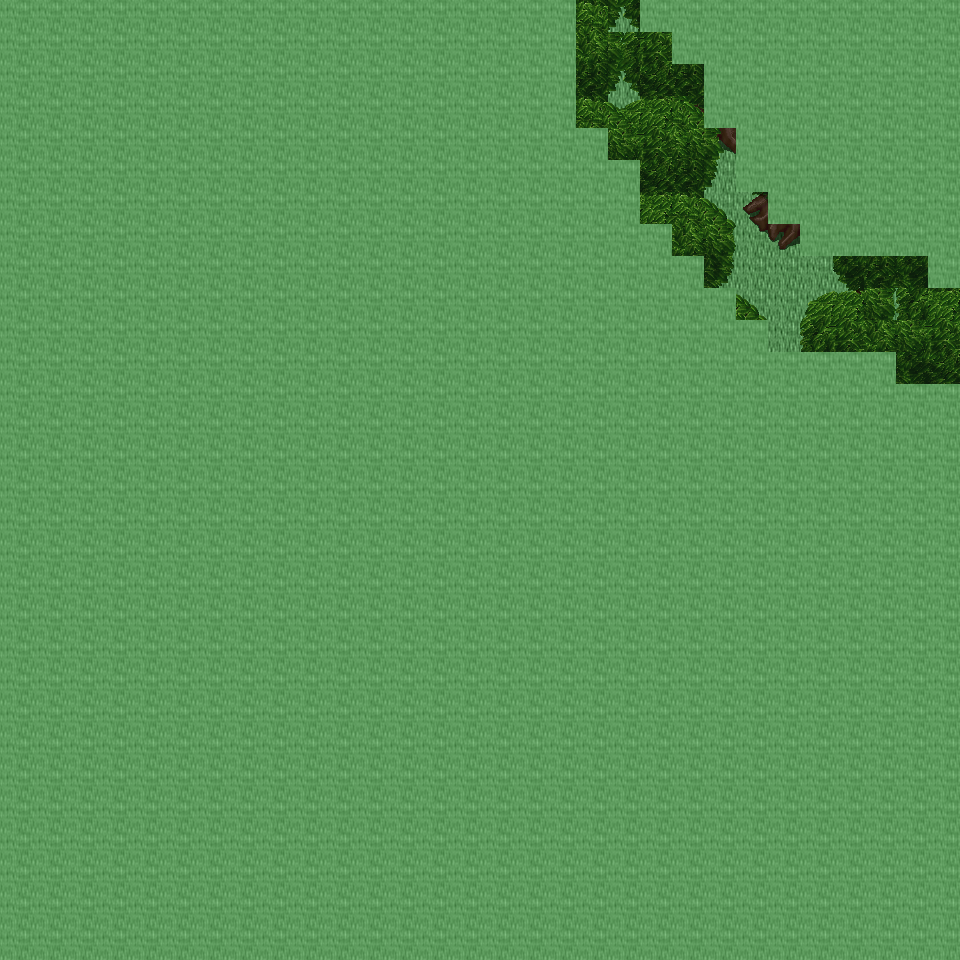

A 2D game scene composited from a Tiled map and its tileset images. What follows is a short description and the map's XML, with each tile layer's data collapsed to a summary:
An orthogonal 30x30 tile map with 32x32 px tiles, 6 tile layers (Ground, Object, Object2, Above, ...), 27 tilesets and 1 object (mapExit).

<map version="1.0" orientation="orthogonal" renderorder="right-down" width="30" height="30" tilewidth="32" tileheight="32" nextobjectid="2">
  <tileset firstgid="1" name="tileset_ground_ground" tilewidth="32" tileheight="32" tilecount="33" columns="3">
    <image source="../drawable/tileset_ground_ground.png" width="96" height="352" />
  </tileset>
  <tileset firstgid="34" name="tileset_ground_grass_edges" tilewidth="32" tileheight="32" tilecount="36" columns="12">
    <image source="../drawable/tileset_ground_grass_edges.png" width="384" height="96" />
  </tileset>
  <tileset firstgid="70" name="tileset_ground_grass_corners" tilewidth="32" tileheight="32" tilecount="24" columns="6">
    <image source="../drawable/tileset_ground_grass_corners.png" width="192" height="128" />
  </tileset>
  <tileset firstgid="94" name="tileset_plant_grasses" tilewidth="32" tileheight="32" tilecount="6" columns="3">
    <image source="../drawable/tileset_plant_grasses.png" width="96" height="64" />
  </tileset>
  <tileset firstgid="100" name="tileset_plant_flower_daisy_blue" tilewidth="32" tileheight="32" tilecount="8" columns="2">
    <image source="../drawable/tileset_plant_flower_daisy_blue.png" width="64" height="128" />
  </tileset>
  <tileset firstgid="108" name="tileset_plant_flower_daisy_yellow" tilewidth="32" tileheight="32" tilecount="8" columns="2">
    <image source="../drawable/tileset_plant_flower_daisy_yellow.png" width="64" height="128" />
  </tileset>
  <tileset firstgid="116" name="tileset_plant_flower_daisy_red" tilewidth="32" tileheight="32" tilecount="8" columns="2">
    <image source="../drawable/tileset_plant_flower_daisy_red.png" width="64" height="128" />
  </tileset>
  <tileset firstgid="124" name="tileset_plant_flower_daisy_white" tilewidth="32" tileheight="32" tilecount="8" columns="2">
    <image source="../drawable/tileset_plant_flower_daisy_white.png" width="64" height="128" />
  </tileset>
  <tileset firstgid="132" name="tileset_logic_collision" tilewidth="32" tileheight="32" tilecount="1" columns="1">
    <image source="../drawable/tileset_logic_collision.png" width="32" height="32" />
  </tileset>
  <tileset firstgid="133" name="tileset_plant_tree_tree_green" tilewidth="32" tileheight="32" tilecount="88" columns="8">
    <image source="../drawable/tileset_plant_tree_tree_green.png" width="256" height="352" />
  </tileset>
  <tileset firstgid="221" name="tileset_object_tent" tilewidth="32" tileheight="32" tilecount="9" columns="3">
    <image source="../drawable/tileset_object_tent.png" width="96" height="96" />
  </tileset>
  <tileset firstgid="230" name="tileset_logic_item_herb" tilewidth="32" tileheight="32" tilecount="5" columns="5">
    <image source="../drawable/tileset_logic_item_herb.png" width="160" height="32" />
  </tileset>
  <tileset firstgid="235" name="tileset_logic_item_resources" tilewidth="32" tileheight="32" tilecount="6" columns="6">
    <image source="../drawable/tileset_logic_item_resources.png" width="192" height="32" />
  </tileset>
  <tileset firstgid="241" name="tileset_building_church" tilewidth="32" tileheight="32" tilecount="56" columns="8">
    <image source="../drawable/tileset_building_church.png" width="256" height="224" />
  </tileset>
  <tileset firstgid="297" name="tileset_logic_creature_albino_elf" tilewidth="32" tileheight="32" tilecount="5" columns="5">
    <image source="../drawable/tileset_logic_creature_albino_elf.png" width="160" height="32" />
  </tileset>
  <tileset firstgid="302" name="tileset_item_statue_broken_green_column" tilewidth="32" tileheight="32" tilecount="2" columns="1">
    <image source="../drawable/tileset_item_statue_broken_green_column.png" width="32" height="64" />
  </tileset>
  <tileset firstgid="304" name="tileset_plant_tree_spruce" tilewidth="32" tileheight="32" tilecount="6" columns="2">
    <image source="../drawable/tileset_plant_tree_spruce.png" width="64" height="96" />
  </tileset>
  <tileset firstgid="310" name="tileset_plant_tree_pine_snowy" tilewidth="32" tileheight="32" tilecount="6" columns="2">
    <image source="../drawable/tileset_plant_tree_pine_snowy.png" width="64" height="96" />
  </tileset>
  <tileset firstgid="316" name="tileset_logic_creature_ent" tilewidth="32" tileheight="32" tilecount="4" columns="4">
    <image source="../drawable/tileset_logic_creature_ent.png" width="128" height="32" />
  </tileset>
  <tileset firstgid="320" name="tileset_logic_item_mushroom" tilewidth="32" tileheight="32" tilecount="6" columns="6">
    <image source="../drawable/tileset_logic_item_mushroom.png" width="192" height="32" />
  </tileset>
  <tileset firstgid="326" name="tileset_plant_tree_tree_blue" tilewidth="32" tileheight="32" tilecount="25" columns="5">
    <image source="../drawable/tileset_plant_tree_tree_blue.png" width="160" height="160" />
  </tileset>
  <tileset firstgid="351" name="tileset_ground_pothole" tilewidth="32" tileheight="32" tilecount="4" columns="4">
    <image source="../drawable/tileset_ground_pothole.png" width="128" height="32" />
  </tileset>
  <tileset firstgid="355" name="tileset_logic_portal" tilewidth="32" tileheight="32" tilecount="24" columns="8">
    <image source="../drawable/tileset_logic_portal.png" width="256" height="96" />
  </tileset>
  <tileset firstgid="379" name="tileset_logic_creature_mythical_being" tilewidth="32" tileheight="32" tilecount="24" columns="8">
    <image source="../drawable/tileset_logic_creature_mythical_being.png" width="256" height="96" />
  </tileset>
  <tileset firstgid="403" name="tileset_furniture_light_roots_lamp" tilewidth="32" tileheight="32" tilecount="6" columns="2">
    <image source="../drawable/tileset_furniture_light_roots_lamp.png" width="64" height="96" />
  </tileset>
  <tileset firstgid="409" name="tileset_light_dim_light_7x5" tilewidth="32" tileheight="32" tilecount="35" columns="7">
    <image source="../drawable/tileset_light_dim_light_7x5.png" width="224" height="160" />
  </tileset>
  <tileset firstgid="444" name="tileset_light_light_5x5" tilewidth="32" tileheight="32" tilecount="25" columns="5">
    <image source="../drawable/tileset_light_light_5x5.png" width="160" height="160" />
  </tileset>
  <layer name="Ground" width="30" height="30">
    <data>[900 cells, 900 non-empty, 1 distinct tile ids]</data>
  </layer>
  <layer name="Object" width="30" height="30">
    <data>[900 cells, 12 non-empty, 10 distinct tile ids]</data>
  </layer>
  <layer name="Object2" width="30" height="30">
    <data>[900 cells, 0 non-empty, 0 distinct tile ids]</data>
  </layer>
  <layer name="Above" width="30" height="30">
    <data>[900 cells, 889 non-empty, 25 distinct tile ids]</data>
  </layer>
  <layer name="Above2" width="30" height="30">
    <data>[900 cells, 1 non-empty, 1 distinct tile ids]</data>
  </layer>
  <layer name="Walkable" width="30" height="30">
    <data>[900 cells, 850 non-empty, 1 distinct tile ids]</data>
  </layer>
  <objectgroup name="MapEvents">
    <object id="1" name="east" type="mapExit" x="928" y="288" width="32" height="96">
      <properties>
        <property name="map" value="level_0_x103_y128" />
        <property name="x" value="1" />
        <property name="y" value="9" />
      </properties>
    </object>
  </objectgroup>
</map>
